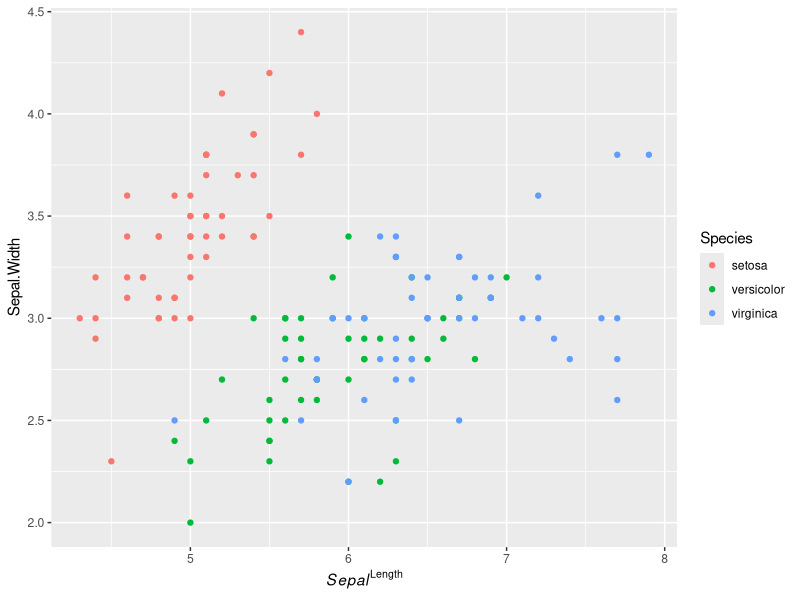
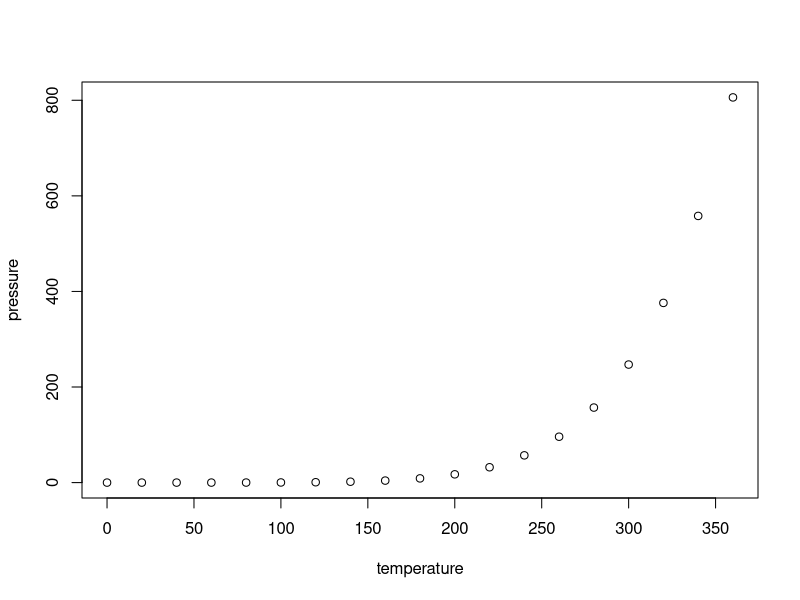

Write R code to recreate these figures, in order.
## ---- chunk 1
library(tidyverse)
knitr::opts_chunk$set(echo = TRUE)
## ---- chunk 2
iris %>%
ggplot(aes(x = Sepal.Length, y = Sepal.Width, color = Species)) +
  geom_point() +
  labs(x = bquote(italic(Sepal)^Length))
## ---- chunk 3
plot(pressure)
